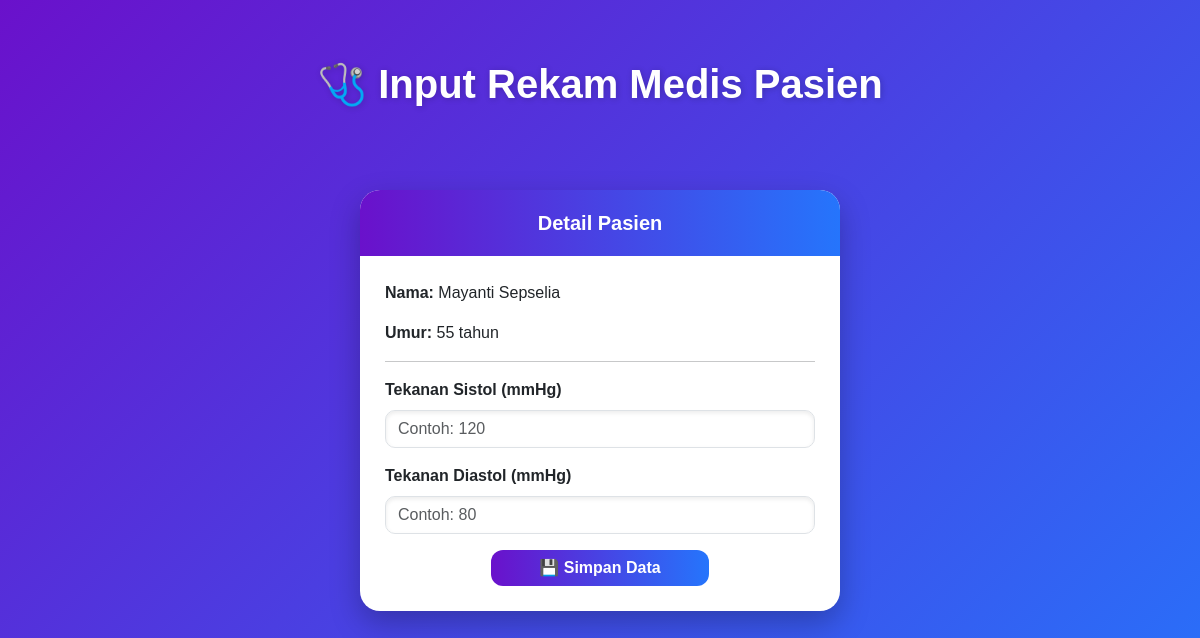
The app's page /pasien/inputDataRekamMedis.php, older data.
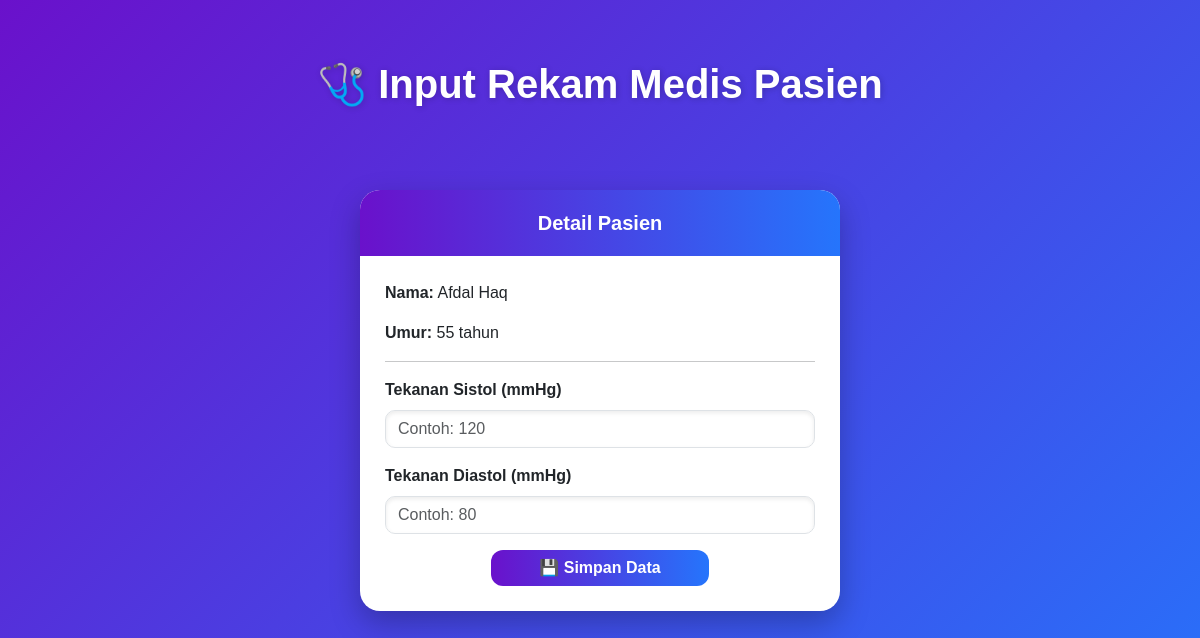
The same page, newer data.
### tables this page shows
CREATE TABLE `212341_pasien` (
  `212341_pasien_id` int NOT NULL,
  `212341_nama` varchar(100) NOT NULL,
  `212341_umur` int NOT NULL,
  `212341_alamat` varchar(255) DEFAULT NULL,
  `212341_jk` enum('Laki-laki','Perempuan') NOT NULL,
  `212341_berat_badan` decimal(5,2) DEFAULT NULL,
  `212341_riwayat_tekanan` text,
  `212341_pola_makan` text,
  `212341_riwayat_keluarga` enum('Ya','Tidak') DEFAULT 'Tidak',
  `212341_keluhan` text,
  `212341_created_at` timestamp NULL DEFAULT CURRENT_TIMESTAMP
);

### pasien/inputDataRekamMedis.php (the view, shortened to what this page needs)
<?php
include "../config.php";
$pasienTerbaru = mysqli_query($conn, "SELECT * FROM 212341_pasien ORDER BY 212341_pasien_id DESC LIMIT 1");
$pasien = mysqli_fetch_assoc($pasienTerbaru);
?>
<!DOCTYPE html>
<html lang="id">
<head>
    <link href="https://cdn.jsdelivr.net/npm/bootstrap@5.3.2/dist/css/bootstrap.min.css" rel="stylesheet">
</head>
<body>
    <div style="position: absolute; top: 20px; width: 100%;">
        <h1>🩺 Input Rekam Medis Pasien</h1>
    </div>
    <div class="container-card">
        <div class="card-header">Detail Pasien</div>
        <div class="card-body">
            <p><strong>Nama:</strong> <?= htmlspecialchars($pasien['212341_nama']); ?></p>
            <p><strong>Umur:</strong> <?= htmlspecialchars($pasien['212341_umur']); ?> tahun</p>
            <hr>
            <form id="rekamForm">
                <div class="mb-3">
                    <label class="form-label">Tekanan Sistol (mmHg)</label>
                    <input type="number" name="sistol" class="form-control" required placeholder="Contoh: 120">
                </div>
                <div class="mb-3">
                    <label class="form-label">Tekanan Diastol (mmHg)</label>
                    <input type="number" name="diastol" class="form-control" required placeholder="Contoh: 80">
                </div>
                <div class="d-flex justify-content-center mt-3">
                    <button type="submit" class="btn btn-primary px-5">💾 Simpan Data</button>
                </div>
            </form>
        </div>
    </div>
</body>
</html>

### pasien/inputDataRekamMedis.php (style rules this page uses)
body { background: linear-gradient(135deg, #6a11cb, #2575fc); font-family: 'Poppins', sans-serif; min-height: 100vh; display: flex; justify-content: center; align-items: center; padding: 20px; }
h1 { color: #fff; font-weight: 700; text-align: center; margin-top: 40px; margin-bottom: 20px; text-shadow: 1px 1px 6px rgba(0,0,0,0.2); }
.container-card { width: 480px; border-radius: 20px; box-shadow: 0 12px 30px rgba(0,0,0,0.25); overflow: hidden; background-color: #fff; animation: fadeIn 0.6s ease-in-out; }
.card-header { background: linear-gradient(90deg, #6a11cb, #2575fc); color: #fff; font-weight: 700; text-align: center; padding: 18px; font-size: 1.25rem; }
.card-body { padding: 25px; }
.form-label { font-weight: 600; }
.form-control { border-radius: 10px; box-shadow: inset 0 2px 4px rgba(0,0,0,0.08); }
.btn-primary { background: linear-gradient(90deg, #6a11cb, #2575fc); border: none; border-radius: 12px; font-weight: 600; transition: all 0.3s ease; }

Row changes from the older to the newer data that the page shows:
no longer on this page (row unchanged): 212341_pasien: 212341_nama "Mayanti Sepselia", 212341_umur "55"
added 212341_pasien: 212341_nama "Afdal Haq", 212341_umur "55"
